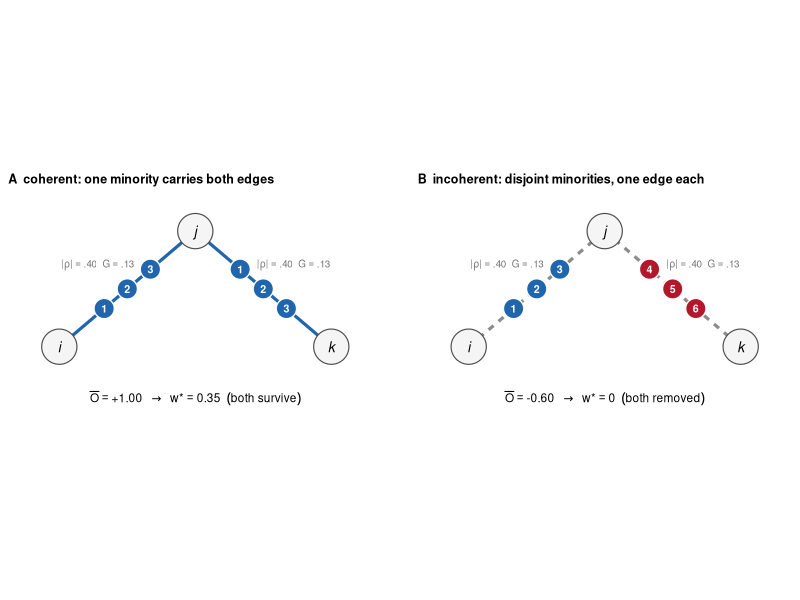
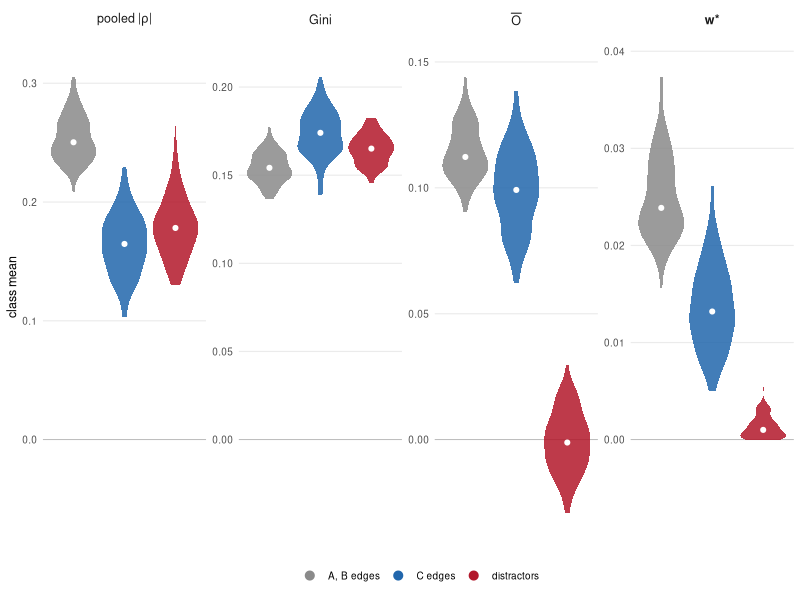
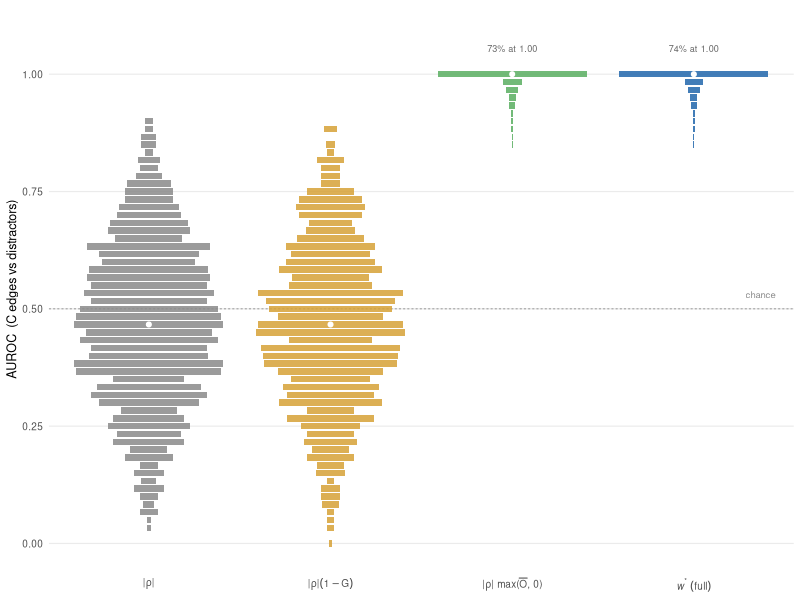
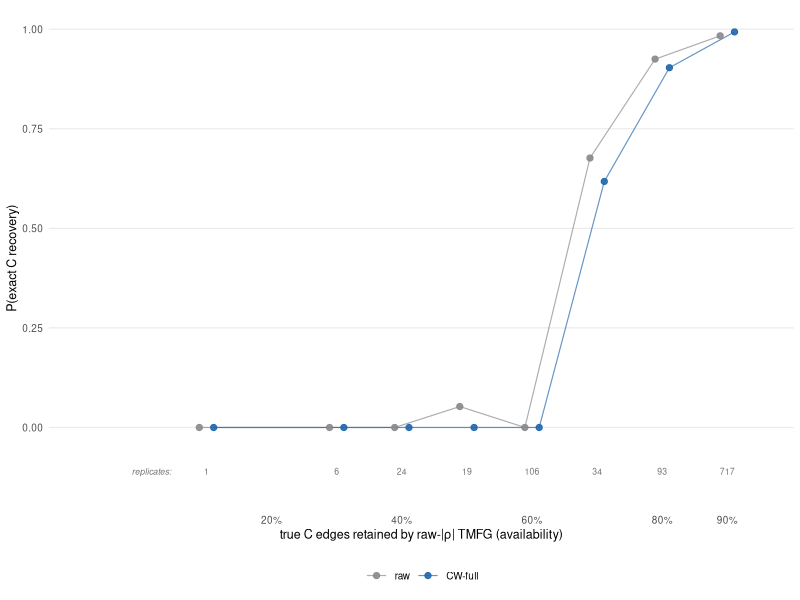

The R source for these figures, in order:
#!/usr/bin/env Rscript
# =============================================================================
# scripts/make_figs_sim1.R — Figures 1–5 for the CW short methods paper
# Inputs : simulation/out/sim1_primary.csv, sim1_primary_edges.csv,
#          toy/out/toy_S_table.csv, toy/out/toy_edge_stats.csv
# Outputs: paper/figs/fig{1..5}[ab]?.pdf  (final journal size, single column)
# Run    : /Library/Frameworks/R.framework/Resources/bin/Rscript scripts/make_figs_sim1.R
# All figures rendered at final size; no post-hoc scaling. No /tmp paths.
# =============================================================================
suppressPackageStartupMessages({ library(ggplot2); library(scales) })

root <- normalizePath(file.path(dirname(sub("--file=", "",
        grep("--file=", commandArgs(FALSE), value = TRUE)[1] %||% "scripts/x")), ".."))
`%||%` <- function(a, b) if (length(a) == 0 || is.na(a)) b else a
setwd(root)
dir.create("paper/figs", recursive = TRUE, showWarnings = FALSE)

prim  <- read.csv("simulation/out/sim1_primary.csv")
edges <- read.csv("simulation/out/sim1_primary_edges.csv")
wS <- read.csv("toy/out/wedge_S_table.csv")     # from toy/toy_wedge.R
wE <- read.csv("toy/out/wedge_edge_stats.csv")

col_C <- "#2166ac"; col_D <- "#b2182b"; col_gray <- "#8a8a8a"
base_theme <- theme_minimal(base_size = 9) +
  theme(panel.grid.minor = element_blank(),
        panel.grid.major.x = element_blank(),
        strip.text = element_text(size = 9, face = "bold"),
        legend.position = "bottom",
        legend.title = element_blank(),
        plot.title = element_blank())

# ---- Fig 1 — minimal wedge toy as a GRAPH (nodes + edges + carrier beads) ---
# Layout encodes the message: the wedge i--j--k drawn as a network; the
# respondents who carry each edge sit ON the edge as numbered beads.
# A: both edges carry the SAME beads (1,2,3) -> coherent -> survive (solid).
# B: disjoint beads (1,2,3 vs 4,5,6) -> incoherent -> removed (dashed).
eA <- wE[wE$scenario == "A_coherent", ][1, ]
eB <- wE[wE$scenario == "B_incoherent", ][1, ]
scenA <- "A  coherent: one minority carries both edges"
scenB <- "B  incoherent: disjoint minorities, one edge each"
nodes <- data.frame(scen = rep(c(scenA, scenB), each = 3),
                    x = rep(c(0, 1, 2), 2), y = rep(c(0, 0.85, 0), 2),
                    lab = rep(c("i", "j", "k"), 2))
seg <- data.frame(scen = rep(c(scenA, scenB), each = 2),
                  x1 = rep(c(0, 1), 2), y1 = rep(c(0, 0.85), 2),
                  x2 = rep(c(1, 2), 2), y2 = rep(c(0.85, 0), 2),
                  surv = c(TRUE, TRUE, FALSE, FALSE))
bead_t <- c(0.33, 0.50, 0.67)
mk_beads <- function(scen, x1, y1, x2, y2, ids, grp) data.frame(
  scen = scen, x = x1 + bead_t * (x2 - x1), y = y1 + bead_t * (y2 - y1),
  id = ids, grp = grp)
beads <- rbind(
  mk_beads(scenA, 0, 0, 1, 0.85, 1:3, "M"),
  mk_beads(scenA, 1, 0.85, 2, 0, 1:3, "M"),
  mk_beads(scenB, 0, 0, 1, 0.85, 1:3, "M1"),
  mk_beads(scenB, 1, 0.85, 2, 0, 4:6, "M2"))
# identical pooled stats on every edge (plotmath; Unicode breaks in cairo_pdf)
rho_lab <- data.frame(scen = rep(c(scenA, scenB), each = 2),
                      x = rep(c(0.28, 1.72), 2), y = rep(0.60, 4),
                      lab = "'|'*rho*'|'=='.40'~~G=='.13'")
verdict <- data.frame(
  scen = c(scenA, scenB),
  lab = c(sprintf("bar(O)=='%+.2f'~~''%%->%%''~~'w*'=='%.2f'~~(both~survive)",
                  eA$o_bar, eA$w_star),
          sprintf("bar(O)=='%+.2f'~~''%%->%%''~~'w*'==0~~(both~removed)",
                  eB$o_bar)))
bead_cols <- c(M = col_C, M1 = col_C, M2 = col_D)
f1 <- ggplot() +
  geom_segment(data = seg, aes(x = x1, y = y1, xend = x2, yend = y2,
                               linetype = surv, color = surv),
               linewidth = 1.1) +
  scale_linetype_manual(values = c(`TRUE` = "solid", `FALSE` = "22"),
                        guide = "none") +
  scale_color_manual(values = c(`TRUE` = col_C, `FALSE` = "grey55"),
                     guide = "none") +
  geom_point(data = beads, aes(x, y, fill = grp), shape = 21, size = 6.4,
             color = "white", stroke = 0.7, show.legend = FALSE) +
  scale_fill_manual(values = bead_cols) +
  geom_text(data = beads, aes(x, y, label = id), size = 2.7, color = "white",
            fontface = "bold") +
  geom_point(data = nodes, aes(x, y), shape = 21, size = 11.5,
             fill = "grey96", color = "grey30", stroke = 0.6) +
  geom_text(data = nodes, aes(x, y, label = lab), size = 3.6,
            fontface = "italic") +
  geom_text(data = rho_lab, aes(x, y, label = lab), size = 2.5,
            color = "grey45", parse = TRUE) +
  geom_text(data = verdict, aes(x = 1, y = -0.38, label = lab), size = 3.0,
            parse = TRUE) +
  facet_wrap(~scen, ncol = 2) +
  coord_fixed(xlim = c(-0.25, 2.25), ylim = c(-0.52, 1.05), clip = "off") +
  theme_void(base_size = 9) +
  theme(strip.text = element_text(size = 9, face = "bold", hjust = 0,
                                  margin = margin(0, 0, 6, 0)),
        panel.spacing.x = unit(0.9, "cm"),
        plot.margin = margin(4, 6, 4, 6))
ggsave("paper/figs/fig1_wedge.pdf", f1, width = 6.4, height = 2.5,
       device = cairo_pdf)

# ---- Fig 2 — mechanism: matched |rho|, unseparated Gini, separated Obar -----
# ALL structural edge classes shown (PI request 2026-08-26): within-A/B
# background edges included alongside C and distractors. Class means are
# computed from the archived per-edge audit file (all 36 structural edges x
# 100 replicates); the C/D values agree with the 1,000-replicate summary.
blk    <- function(x) (x - 1) %/% 5
dp_key <- paste(c(1, 2, 3, 4, 5, 6), c(6, 7, 8, 9, 10, 11))
ek     <- paste(edges$i, edges$j)
edges$class <- ifelse(ek %in% dp_key, "distractors",
               ifelse(blk(edges$i) == blk(edges$j) & blk(edges$i) == 2,
                      "C edges",
               ifelse(blk(edges$i) == blk(edges$j), "A, B edges", "other")))
me  <- edges[edges$class != "other", ]
agg2 <- aggregate(cbind(rho = abs(me$rho), gini = me$gini, o_bar = me$o_bar,
                        wstar = me$cw),
                  by = list(seed = me$seed, class = me$class), FUN = mean)
mech <- rbind(
  data.frame(stat = "pooled~'|'*rho*'|'", class = agg2$class, v = agg2$rho),
  data.frame(stat = "Gini",               class = agg2$class, v = agg2$gini),
  data.frame(stat = "bar(O)",             class = agg2$class, v = agg2$o_bar),
  data.frame(stat = "'w*'",               class = agg2$class, v = agg2$wstar))
mech$stat  <- factor(mech$stat, levels = c("pooled~'|'*rho*'|'", "Gini",
                                           "bar(O)", "'w*'"))
mech$class <- factor(mech$class, levels = c("A, B edges", "C edges", "distractors"))
# align the y = 0 baseline across facets: every panel's limits are set so
# zero sits at the same relative height (ratio r fixed by the panel with the
# largest negative extent, i.e. bar(O))
# NO significance brackets (PI decision 2026-08-26): hypothesis tests on
# simulation replicates test the compute budget, not the DGP — class
# differences are deterministic design properties; separability is already
# reported as AUROC in the text (Rule 1, ablation).
ymax_s <- tapply(mech$v, mech$stat, max)
ymin_s <- tapply(mech$v, mech$stat, min)
r0 <- max(pmax(0, -ymin_s) / ymax_s)
blank2 <- data.frame(
  stat  = factor(rep(names(ymax_s), 2), levels = levels(mech$stat)),
  class = mech$class[1],
  v     = c(-1.08 * r0 * ymax_s, 1.06 * ymax_s))
f2 <- ggplot(mech, aes(class, v, fill = class)) +
  geom_blank(data = blank2) +
  geom_hline(yintercept = 0, linewidth = 0.25, color = "grey70") +
  geom_violin(color = NA, alpha = 0.85, width = 0.9, scale = "width",
              key_glyph = "point") +
  stat_summary(fun = median, geom = "point", size = 1.4, color = "white",
               show.legend = FALSE) +
  facet_wrap(~stat, scales = "free_y", labeller = label_parsed, nrow = 1) +
  scale_fill_manual(values = c("A, B edges" = col_gray,
                               "C edges" = col_C, "distractors" = col_D)) +
  guides(fill = guide_legend(override.aes = list(
    shape = 21, size = 3.4, colour = "white", stroke = 0.6, alpha = 1))) +
  scale_y_continuous(breaks = function(l) {          # no negative tick labels
    b <- scales::extended_breaks()(l); b[b >= -1e-9] }) +
  labs(x = NULL, y = "class mean") +
  base_theme + theme(axis.text.x = element_blank())
ggsave("paper/figs/fig2_mechanism.pdf", f2, width = 6.5, height = 2.2,
       device = cairo_pdf)

# ---- end-to-end honest null: paired ARI diff + exact-C CI (TEXT ONLY) -------
# Figure removed (PI decision 2026-08-26): the null result is fully carried
# by the prose numbers in §3.4; the paired bootstrap below reproduces them.
w <- reshape(prim[prim$method %in% c("raw", "cw"),
                  c("seed", "method", "ari", "exactC")],
             idvar = "seed", timevar = "method", direction = "wide")
set.seed(20260825); B <- 10000; n <- nrow(w)
bs <- replicate(B, { i <- sample.int(n, n, TRUE)
  c(mean(w$ari.cw[i] - w$ari.raw[i]), mean(w$exactC.cw[i]) - mean(w$exactC.raw[i])) })
ci_ari <- quantile(bs[1, ], c(.025, .975)); ci_exc <- quantile(bs[2, ], c(.025, .975))
cat(sprintf("end-to-end (text numbers): ARI raw %.3f cw %.3f, paired diff %+.4f [%+.4f, %+.4f]\n",
            mean(w$ari.raw), mean(w$ari.cw),
            mean(w$ari.cw - w$ari.raw), ci_ari[1], ci_ari[2]))
cat(sprintf("  exactC raw %.3f cw %.3f, paired diff %+.4f [%+.4f, %+.4f]\n",
            mean(w$exactC.raw), mean(w$exactC.cw),
            mean(w$exactC.cw) - mean(w$exactC.raw), ci_exc[1], ci_exc[2]))

# ---- Fig 4 — ablation: AUROC by method --------------------------------------
ab <- prim[prim$method %in% c("raw", "gini", "over", "cw"), ]
# x labels = the exact ablation formulas of paper §3.3 (PI 2026-08-26:
# "overlap-only" did not connect to the body notation) — parsed plotmath
ab$method <- factor(ab$method, levels = c("raw", "gini", "over", "cw"))
lab_ab <- c(raw  = "'|'*rho*'|'",
            gini = "'|'*rho*'|'*(1 - G)",
            over = "'|'*rho*'|'~'max('*bar(O)*', 0)'",
            cw   = "italic(w)^'*'~(full)")
oracle_mu <- mean(prim$auroc[prim$method == "oracle"], na.rm = TRUE)
# Presentation (PI 2026-08-26, 3rd iteration): AUROC on 60 C-x-distractor
# pairs is DISCRETE (grid 1/60; over/cw have only 18/17 attained values,
# 73%/74% of replicates exactly at 1.00). A KDE violin cannot represent a
# point mass, so the violin is replaced by its exact discrete analogue:
# one horizontal bar per attained AUROC value, bar width proportional to
# the number of replicates at that value (normalized within arm, as
# scale = "width" does for the violins of the mechanism figure). raw/gini
# occupy ~52 grid points and read as violins; over/cw read as one dominant
# full-width bar at 1.00 plus a short tail — which is the true shape.
ceil_ab <- aggregate(auroc ~ method, ab, function(x) mean(x == 1))
ceil_ab <- ceil_ab[ceil_ab$auroc > .5, ]
ceil_ab$lab <- sprintf("%.0f%% at 1.00", 100 * ceil_ab$auroc)
cnt <- aggregate(seed ~ method + auroc, ab, length); names(cnt)[3] <- "n"
cnt$w <- ave(cnt$n, cnt$method, FUN = function(z) z / max(z)) * 0.82
med_ab <- aggregate(auroc ~ method, ab, median)
f4 <- ggplot(cnt, aes(as.numeric(method), auroc)) +
  geom_hline(yintercept = 0.5, linetype = "22", linewidth = 0.3, color = "grey55") +
  geom_tile(aes(width = w, fill = method), height = 1 / 72, alpha = 0.85) +
  geom_point(data = med_ab, aes(as.numeric(method), auroc),
             size = 1.4, color = "white") +
  annotate("text", x = 4.45, y = 0.53, hjust = 1, label = "chance",
           size = 2.4, color = "grey55") +
  geom_text(data = ceil_ab, aes(as.numeric(method), 1.055, label = lab),
            inherit.aes = FALSE, size = 2.3, color = "grey40") +
  scale_fill_manual(values = c(col_gray, "#d6a137", "#5aae61", col_C)) +
  scale_x_continuous(breaks = 1:4, labels = parse(text = lab_ab),
                     limits = c(0.45, 4.55), expand = c(0, 0)) +
  scale_y_continuous(limits = c(-1 / 144, 1.09),   # half a bar height below 0:
                     breaks = c(0, 0.25, 0.5, 0.75, 1)) + # gini attains 0.000
  labs(x = NULL, y = "AUROC  (C edges vs distractors)") +
  base_theme + theme(legend.position = "none")
ggsave("paper/figs/fig4_ablation.pdf", f4, width = 4.6, height = 2.6, device = cairo_pdf)

# ---- Fig 5 — failure map: TMFG availability is the bottleneck ---------------
# Redesign (PI 2026-08-26): availability is IDENTICAL for both pipelines by
# construction (one shared raw-|rho| TMFG; CW only reweights retained edges),
# so both curves sit at the same x and the dominant cell (717 replicates at
# .9) overplotted CW under raw; the size legend (breaks 10/100) omitted the
# 717 dot entirely, and n = 1/6/19 cells looked as trustworthy as n = 717.
# Fix: slight horizontal dodge, equal-size dots, and an explicit
# replicates-per-cell count row under the axis (risk-table style) replacing
# the size encoding.
fm <- prim[prim$method %in% c("raw", "cw"), ]
agg <- aggregate(exactC ~ tmfg_avail + method, fm, mean)
cnt <- aggregate(seed ~ tmfg_avail, fm[fm$method == "raw", ], length)
names(cnt)[2] <- "nrep"
agg$method <- factor(agg$method, levels = c("raw", "cw"),
                     labels = c("raw", "CW-full"))
agg$x <- agg$tmfg_avail + ifelse(agg$method == "raw", -0.011, 0.011)
f5 <- ggplot(agg, aes(x, exactC, color = method)) +
  geom_line(linewidth = 0.4, alpha = 0.7) +
  geom_point(size = 1.8, alpha = 0.9) +
  geom_text(data = cnt, aes(tmfg_avail, -0.11, label = nrep),
            inherit.aes = FALSE, size = 2.2, color = "grey45") +
  annotate("text", x = 0.045, y = -0.11, hjust = 1, label = "replicates:",
           size = 2.2, color = "grey45", fontface = "italic") +
  scale_color_manual(values = c("raw" = col_gray, "CW-full" = col_C)) +
  scale_x_continuous(labels = percent_format(accuracy = 1),
                     breaks = c(seq(0.2, 0.8, 0.2), 0.9),  # 90% = structural
                     limits = c(-0.09, 0.95)) +            # max (K5 non-planar)
  scale_y_continuous(limits = c(-0.15, 1), breaks = seq(0, 1, 0.25)) +
  labs(x = expression("true C edges retained by raw-"*"|"*rho*"|"*" TMFG (availability)"),
       y = "P(exact C recovery)") +
  base_theme
ggsave("paper/figs/fig5_failuremap.pdf", f5, width = 4.6, height = 2.8,
       device = cairo_pdf)

# ---- console summary ---------------------------------------------------------
# NOTE: K5 is non-planar, so a planar TMFG can retain at most 9 of the 10
# within-C edges — max availability is structurally 0.9, never 1.0.
cat("P(exactC | avail == 0.9 [structural max, K5 non-planar]):\n")
print(aggregate(exactC ~ method, fm[fm$tmfg_avail >= 0.899, ], mean))
cat("P(exactC | avail < 0.9):\n")
print(aggregate(exactC ~ method, fm[fm$tmfg_avail < 0.899, ], mean))
cat("oracle mean AUROC:", round(oracle_mu, 3), "\n")
cat("figs written to paper/figs/\n")
sessionInfo()$R.version$version.string
